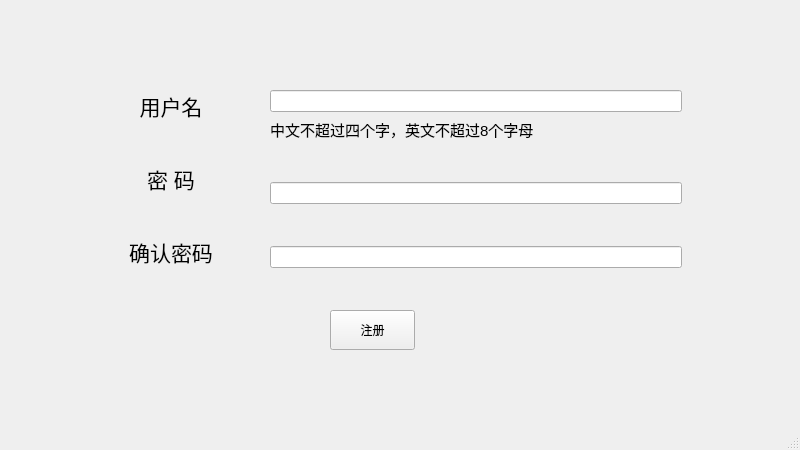
<?xml version="1.0" encoding="UTF-8"?>
<ui version="4.0">
 <class>MainWindow</class>
 <widget class="QMainWindow" name="MainWindow">
  <property name="geometry">
   <rect>
    <x>0</x>
    <y>0</y>
    <width>800</width>
    <height>450</height>
   </rect>
  </property>
  <property name="windowTitle">
   <string>MainWindow</string>
  </property>
  <widget class="QWidget" name="centralwidget">
   <widget class="QPushButton" name="register_2">
    <property name="geometry">
     <rect>
      <x>330</x>
      <y>310</y>
      <width>85</width>
      <height>40</height>
     </rect>
    </property>
    <property name="text">
     <string>注册</string>
    </property>
   </widget>
   <widget class="QLabel" name="label_4">
    <property name="geometry">
     <rect>
      <x>80</x>
      <y>360</y>
      <width>631</width>
      <height>41</height>
     </rect>
    </property>
    <property name="styleSheet">
     <string notr="true">font: 75 23pt &quot;微软雅黑&quot;;</string>
    </property>
    <property name="text">
     <string>&lt;html&gt;&lt;head/&gt;&lt;body&gt;&lt;p align=&quot;center&quot;&gt;&lt;br/&gt;&lt;/p&gt;&lt;/body&gt;&lt;/html&gt;</string>
    </property>
   </widget>
   <widget class="QWidget" name="verticalLayoutWidget">
    <property name="geometry">
     <rect>
      <x>270</x>
      <y>90</y>
      <width>412</width>
      <height>178</height>
     </rect>
    </property>
    <layout class="QVBoxLayout" name="verticalLayout">
     <item>
      <widget class="QLineEdit" name="lineEdit_name"/>
     </item>
     <item>
      <layout class="QHBoxLayout" name="horizontalLayout">
       <item>
        <widget class="QLabel" name="label_5">
         <property name="styleSheet">
          <string notr="true">font: 14pt &quot;Adobe Devanagari&quot;;</string>
         </property>
         <property name="text">
          <string>&lt;html&gt;&lt;head/&gt;&lt;body&gt;&lt;p&gt;&lt;span style=&quot; font-size:11pt;&quot;&gt;中文不超过四个字，英文不超过8个字母&lt;/span&gt;&lt;/p&gt;&lt;/body&gt;&lt;/html&gt;</string>
         </property>
        </widget>
       </item>
       <item>
        <spacer name="horizontalSpacer">
         <property name="orientation">
          <enum>Qt::Horizontal</enum>
         </property>
         <property name="sizeHint" stdset="0">
          <size>
           <width>40</width>
           <height>20</height>
          </size>
         </property>
        </spacer>
       </item>
      </layout>
     </item>
     <item>
      <spacer name="verticalSpacer_3">
       <property name="orientation">
        <enum>Qt::Vertical</enum>
       </property>
       <property name="sizeHint" stdset="0">
        <size>
         <width>20</width>
         <height>40</height>
        </size>
       </property>
      </spacer>
     </item>
     <item>
      <widget class="QLineEdit" name="lineEdit_password"/>
     </item>
     <item>
      <spacer name="verticalSpacer_4">
       <property name="orientation">
        <enum>Qt::Vertical</enum>
       </property>
       <property name="sizeHint" stdset="0">
        <size>
         <width>20</width>
         <height>40</height>
        </size>
       </property>
      </spacer>
     </item>
     <item>
      <widget class="QLineEdit" name="lineEdit"/>
     </item>
    </layout>
   </widget>
   <widget class="QWidget" name="verticalLayoutWidget_2">
    <property name="geometry">
     <rect>
      <x>110</x>
      <y>90</y>
      <width>122</width>
      <height>178</height>
     </rect>
    </property>
    <layout class="QVBoxLayout" name="verticalLayout_2">
     <item>
      <widget class="QLabel" name="label_2">
       <property name="sizePolicy">
        <sizepolicy hsizetype="MinimumExpanding" vsizetype="Preferred">
         <horstretch>0</horstretch>
         <verstretch>0</verstretch>
        </sizepolicy>
       </property>
       <property name="styleSheet">
        <string notr="true">font: 18pt &quot;kaiti&quot;;</string>
       </property>
       <property name="text">
        <string>&lt;html&gt;&lt;head/&gt;&lt;body&gt;&lt;p&gt;&lt;span style=&quot; font-size:16pt;&quot;&gt;用户名&lt;/span&gt;&lt;/p&gt;&lt;/body&gt;&lt;/html&gt;</string>
       </property>
       <property name="alignment">
        <set>Qt::AlignCenter</set>
       </property>
      </widget>
     </item>
     <item>
      <spacer name="verticalSpacer">
       <property name="orientation">
        <enum>Qt::Vertical</enum>
       </property>
       <property name="sizeHint" stdset="0">
        <size>
         <width>20</width>
         <height>40</height>
        </size>
       </property>
      </spacer>
     </item>
     <item>
      <widget class="QLabel" name="label">
       <property name="styleSheet">
        <string notr="true">font: 18pt &quot;kaiti&quot;;</string>
       </property>
       <property name="text">
        <string>&lt;html&gt;&lt;head/&gt;&lt;body&gt;&lt;p&gt;&lt;span style=&quot; font-size:16pt;&quot;&gt;密 码&lt;/span&gt;&lt;/p&gt;&lt;/body&gt;&lt;/html&gt;</string>
       </property>
       <property name="alignment">
        <set>Qt::AlignCenter</set>
       </property>
      </widget>
     </item>
     <item>
      <spacer name="verticalSpacer_2">
       <property name="orientation">
        <enum>Qt::Vertical</enum>
       </property>
       <property name="sizeHint" stdset="0">
        <size>
         <width>20</width>
         <height>40</height>
        </size>
       </property>
      </spacer>
     </item>
     <item>
      <widget class="QLabel" name="label_3">
       <property name="styleSheet">
        <string notr="true">font: 18pt &quot;kaiti&quot;;</string>
       </property>
       <property name="text">
        <string>&lt;html&gt;&lt;head/&gt;&lt;body&gt;&lt;p&gt;&lt;span style=&quot; font-size:16pt;&quot;&gt;确认密码&lt;/span&gt;&lt;/p&gt;&lt;/body&gt;&lt;/html&gt;</string>
       </property>
       <property name="alignment">
        <set>Qt::AlignCenter</set>
       </property>
      </widget>
     </item>
    </layout>
   </widget>
  </widget>
  <widget class="QMenuBar" name="menubar">
   <property name="geometry">
    <rect>
     <x>0</x>
     <y>0</y>
     <width>800</width>
     <height>26</height>
    </rect>
   </property>
  </widget>
  <widget class="QStatusBar" name="statusbar"/>
 </widget>
 <resources/>
 <connections/>
</ui>
